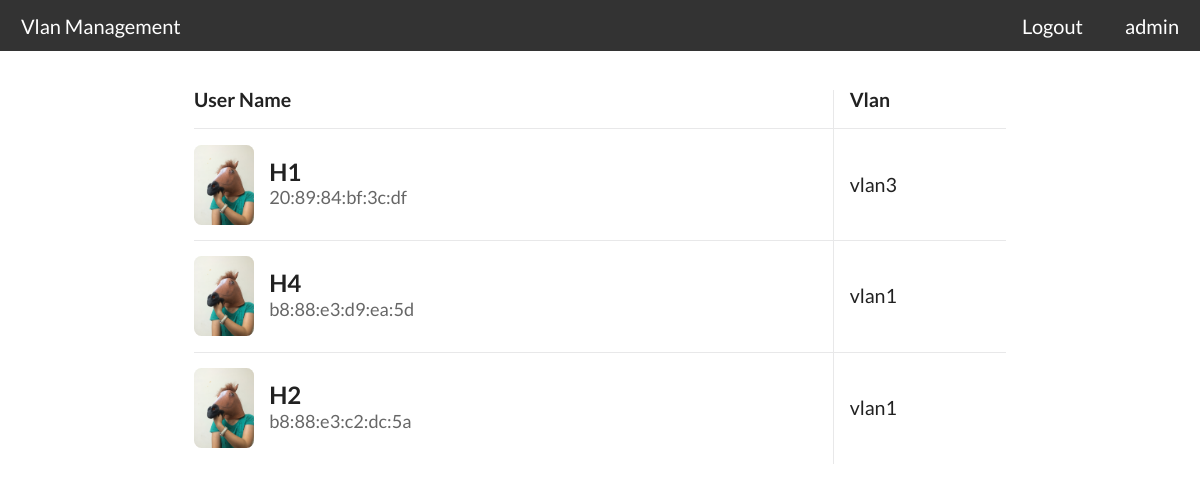
The app's page /vlan_admin/ (signed in), older data.
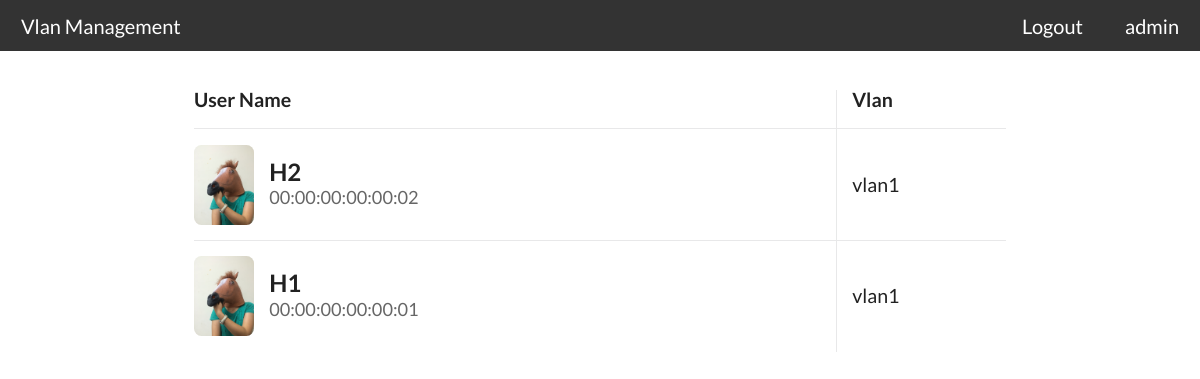
The same page, newer data.
### controller/models.py (models this page shows)
class Usertable(models.Model):
	name = models.CharField(max_length=255)
	address = models.CharField(max_length=20)
	vlan = models.CharField(max_length=20)
	def __str__(self):
		return self.name

### controller/views.py (the view, shortened to what this page needs)
# urls.py: url(r'^vlan_admin/$',login_required(vlan_admin)),
def vlan_admin(request):
	users = Usertable.objects.all()
	vlan_list = ["1", "2", "3", "4", "5", "6", "7", "8"]
	if request.method == 'GET':
		print('GET')
		vtable = {}
		for u in users:
			vtable.update({ u.address : u.vlan })
		print(vtable)
		data = vtable_trans(vtable)
		sock = socket.socket(socket.AF_UNIX, socket.SOCK_DGRAM)
		try:
			sock.connect(SOCKFILE)
			sock.sendall(bytes(data).encode('UTF-8'))
			print('send!!')
		except Exception as ex:
			print(ex)
			print("connect error")
		return render_to_response('vlan_admin.html', RequestContext(request,locals()))

### controller/views.py (called while the page is built)
def vtable_trans(vtable):
	i = 1
	data = '{'
	for key, value in vtable.items():
		if i != len(vtable):
			data = data+'\"'+key+'\":\"'+value+'\",'
		else:
			data = data+'\"'+key+'\":\"'+value+'\"'
		i+=1
	data = data+'}'
	return data

### controller/templates/vlan_admin.html (shortened to what this page needs)
{% load static %}
{% load extras %}
<!DOCTYPE html>
<html>
<head>
	<link rel="stylesheet" type="text/css" href="{% static "semantic.min.css" %}">
	<link rel="stylesheet" type="text/css" href="{% static "vlan.css" %}">
</head>
<body>
<ul class="navbar">
  <li class="main">Vlan Management</li>
  <li><a class="user" href="#User">{{ request.user }}</a></li>
  <li><a class="user" href="accounts/logout/">Logout</a></li>
</ul>
<div class="member" style="margin-top: 70px;padding: 20px;">
	<table class="ui very basic collapsing celled table">
		<thead>
			<tr>
			<th>User Name</th>
			<th>Vlan</th>
			</tr>
		</thead>
		<tbody>
			{% for user in users %}
			<tr>
				<td class="ChangeVlan" id="{{ user }}">
					<h4 class="ui image header">
						<img src="{% static "ray.jpg" %}" class="ui rounded image">
						<div class="content">
							<div class="name">
							{{ user }}
							</div>
							<div class="sub header">{{ user.address }}
							</div>
						</div>
					</h4>
				</td>
				<td>
					vlan{{ user.vlan }}
				</td>
			</tr>
			{% endfor %}
		</tbody>
	</table>
</div>
</body>
</html>

### controller/static/vlan.css (style rules this page uses)
ul { position: fixed; top: 0; padding: 0; margin: 0; width: 100%; height: 51px; background-color: #333; list-style-type: none; overflow: hidden; z-index: 5; }
.main { position: absolute; float: left; padding: 16px 21px; text-align: center; color: #fff; font-size: 20px; background-color: }
li a { float: right; text-decoration: none; display: block; color: #fff; text-align: center; padding: 16px 21px; font-size: 20px; }
.ui.table { font-size: 1.4em; }
.ui.basic.table { width: 70%; margin: auto; }
h4.ui.header { font-size: 1.7142857rem; }
h4.ui.header .sub.header { font-size: 1.3rem; }

Row changes from the older to the newer data that the page shows:
removed Usertable: name "H1", address "20:89:84:bf:3c:df", vlan "3"
removed Usertable: name "H4", address "b8:88:e3:d9:ea:5d", vlan "1"
removed Usertable: name "H2", address "b8:88:e3:c2:dc:5a", vlan "1"
added Usertable: name "H2", address "00:00:00:00:00:02", vlan "1"
added Usertable: name "H1", address "00:00:00:00:00:01", vlan "1"
